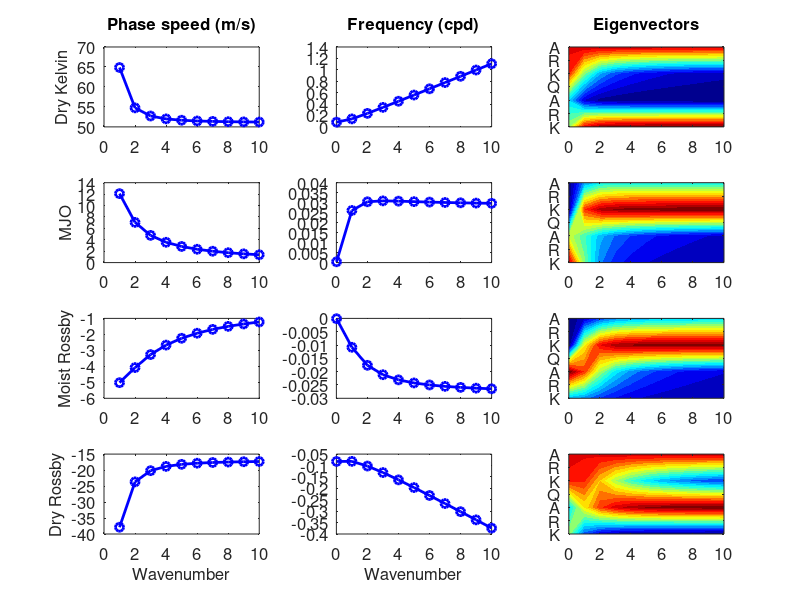

Here is the MATLAB script that generated this plot:
% Computing the eigenvalues and eigenvectors of the linearized skeleton model

% The original MJO Skeleton model had a time unit be 34 days.
% Rescale the time unit to make one unit be 2 months, consistent with the
% ENSO model

%%%%%%%%%%%%%%%%%%%%%%%%%%%%%%%%%%%%%%%%%%%%%%%%%%%%%%%%%%%%%%%%%%%%%%%%%%
%%%%%%%%%%%%%%%%%%%%%%%% Defining the parameters %%%%%%%%%%%%%%%%%%%%%%%%%
%%%%%%%%%%%%%%%%%%%%%%%%%%%%%%%%%%%%%%%%%%%%%%%%%%%%%%%%%%%%%%%%%%%%%%%%%%

% Skeleton model, parameters can be found in Thual et al JAS paper
% Whenever a parameter appears on the right-hand side of the governing
Q_tilde = 0.9; % Q_bar parameter in the paper. I try to avoid using bar for parameters since bar indicates the mean state
Gamma = 4980/17; % Capital Gamma parameter
epsilon = 0.0; % coefficient of the additional damping, which should be small
d_bar = 1; % additional damping if needed
H_bar = 660/17; % H_bar parameter
A_bar = .1; % the mean state of variable A
L = 8/3; % non-dimensional form of the total length of the equatorial band
dim_t = 60; % unit of time, which is 2 months
Eig_Store = zeros(4,11); % the four eigenvalues for the first 11 wavenumbers
Ev1 = zeros(4,11); % amplitude of the first component of the eigenvalue 
Ev2 = zeros(4,11); % amplitude of the second component of the eigenvalue 
Ev3 = zeros(4,11); % amplitude of the third component of the eigenvalue 
Ev4 = zeros(4,11); % amplitude of the fourth component of the eigenvalue 
eg_K_MJO = zeros(1,3); % the Kelvin wave component of the eigenvector of the MJO
eg_R_MJO = zeros(1,3); % the Rossby wave component of the eigenvector of the MJO
eg_Q_MJO = zeros(1,3); % the moisture component of the eigenvector of the MJO
eg_A_MJO = zeros(1,3); % the convective activity component of the eigenvector of the MJO
eg_K_Rossby = zeros(1,3); % the Kelvin wave component of the eigenvector of the moisture Rossby wave 
eg_R_Rossby = zeros(1,3); % the Rossby wave component of the eigenvector of the moisture Rossby wave 
eg_Q_Rossby = zeros(1,3); % the moisture component of the eigenvector of the moisture Rossby wave 
eg_A_Rossby = zeros(1,3); % the convective activity component of the eigenvector of the moisture Rossby wave 

%%%%%%%%%%%%%%%%%%%%%%%%%%%%%%%%%%%%%%%%%%%%%%%%%%%%%%%%%%%%%%%%%%%%%%%%%%
%%%%%%%%%%%%%%%%%%%% Solving the eigenvalue problem %%%%%%%%%%%%%%%%%%%%%%
%%%%%%%%%%%%%%%%%%%%%%%%%%%%%%%%%%%%%%%%%%%%%%%%%%%%%%%%%%%%%%%%%%%%%%%%%%

for kk = 0:10
    if kk == 0
        kk = 0.01; % to prevent 0 appearing in the denominator
    end
    % matrix of the linear equation (the part generating oscillation
    % patterns)
    M_Omega = [30/17, 0, 0, 0;
        0, -10/17, 0, 0;        
        Q_tilde * 30/17, -Q_tilde*10/17, 0, 0;
        0, 0, 0, 0];
    % matrix of the linear equation (the part mostly for the damping)
    M_D = [-epsilon * d_bar * 30/17, 0, 0, -H_bar/2;
        0, -epsilon * d_bar * 30/17, 0, -H_bar/3;        
        0, 0, -epsilon * d_bar * 30/17, (-1+Q_tilde/6) * H_bar;
        0, 0, Gamma * A_bar, 0];
    % overall matrix
    M = M_Omega * 1i * 20 *kk/L*pi - M_D;
    % solving the eigenvalue problem
    [VecEig, Lambda] = eig(M);
    if kk == 0.01
        kk = 0;
    end
    % ranking the eigenvalues: from large positive to large negative values
    % MJO and Kelvin wave go eastward
    % Kelvin wave is dry and has a larger speed. So MJO ranks 2.
    % Moisture Rossby wave and (dry) Rossby wave go westward
    % Dry Rossby wave has a larger speed. So Moisture Rossby wave ranks 3.
    [sorting, ranking] = sort(diag(imag(Lambda)),'descend');
    Eig_Store(:,kk+1) = sorting;
    Ev1(:,kk+1) = sqrt((real(VecEig(:,ranking(1)))).^2 + (imag(VecEig(:,ranking(1)))).^2);
    Ev2(:,kk+1) = sqrt((real(VecEig(:,ranking(2)))).^2 + (imag(VecEig(:,ranking(2)))).^2);
    Ev3(:,kk+1) = sqrt((real(VecEig(:,ranking(3)))).^2 + (imag(VecEig(:,ranking(3)))).^2);
    Ev4(:,kk+1) = sqrt((real(VecEig(:,ranking(4)))).^2 + (imag(VecEig(:,ranking(4)))).^2);
    if kk >=1 && kk<=3
        eg_K_MJO(kk) = VecEig(1,ranking(2));
        eg_R_MJO(kk) = VecEig(2,ranking(2));
        eg_Q_MJO(kk) = VecEig(3,ranking(2));
        eg_A_MJO(kk) = VecEig(4,ranking(2));
        eg_K_Rossby(kk) = VecEig(1,ranking(3));
        eg_R_Rossby(kk) = VecEig(2,ranking(3));
        eg_Q_Rossby(kk) = VecEig(3,ranking(3));
        eg_A_Rossby(kk) = VecEig(4,ranking(3));
    end
end


%%%%%%%%%%%%%%%%%%%%%%%%%%%%%%%%%%%%%%%%%%%%%%%%%%%%%%%%%%%%%%%%%%%%%%%%%%
%%%%%%%%%%%%%%%%%%%%%%% Display the eigen modes %%%%%%%%%%%%%%%%%%%%%%%%%%
%%%%%%%%%%%%%%%%%%%%%%%%%%%%%%%%%%%%%%%%%%%%%%%%%%%%%%%%%%%%%%%%%%%%%%%%%%
[xx,yy] = meshgrid(0:10,1:4);
figure
KK = [0.01,1:10];
KK1 = [1:10];
for i = 1:4
    % frequency (CPD: Cycle per day)
    subplot(4,3,3*i-1)
    plot(KK, Eig_Store(i,:)/2/pi/dim_t ,'bo-','linewidth',2);    
    set(gca,'fontsize',12)
    if i == 1
        title('Frequency (cpd)','fontsize',12)
    end
    if i == 4
        xlabel('Wavenumber','fontsize',12);
    end
    % phase speed (m/s)
    subplot(4,3,3*i-2);
    plot(KK1, Eig_Store(i,2:end)/pi/dim_t*6250/27./KK1,'bo-','linewidth',2);
    set(gca,'fontsize',12)
    if i == 1
        ylabel('Dry Kelvin','fontsize',12);
    elseif i == 2
        ylabel('MJO','fontsize',12);
    elseif i == 3
        ylabel('Moist Rossby','fontsize',12);
    elseif i == 4
        ylabel('Dry Rossby','fontsize',12);
    end
    if i == 1
        title('Phase speed (m/s)','fontsize',12)        
    end
    if i == 4
        xlabel('Wavenumber','fontsize',12);
    end
end
% For each characteristic variable (e.g., eigenmode), the corresponding
% component of the original variables in the system. This is the eigenvector.
subplot(4,3,3);
amp = sqrt(real(Ev1).^2 + imag(Ev1).^2);
temp = amp(3,:);
amp(3,:) = amp(4,:);
amp(4,:) = temp;
contourf(xx,yy,amp,20,'linestyle','none');
set(gca,'fontsize',12)
set(gca,'YTickLabel',{'K','R','A','Q'})
title('Eigenvectors','fontsize',12)
subplot(4,3,6);
amp = sqrt(real(Ev2).^2 + imag(Ev2).^2);
temp = amp(3,:);
amp(3,:) = amp(4,:);
amp(4,:) = temp;
contourf(xx,yy,amp,20,'linestyle','none');
set(gca,'fontsize',12)
set(gca,'YTickLabel',{'K','R','A','Q'})
subplot(4,3,9);
amp = sqrt(real(Ev3).^2 + imag(Ev3).^2);
temp = amp(3,:);
amp(3,:) = amp(4,:);
amp(4,:) = temp;
contourf(xx,yy,amp,20,'linestyle','none');
set(gca,'fontsize',12)
set(gca,'YTickLabel',{'K','R','A','Q'})
subplot(4,3,12);
amp = sqrt(real(Ev4).^2 + imag(Ev4).^2);
temp = amp(3,:);
amp(3,:) = amp(4,:);
amp(4,:) = temp;
contourf(xx,yy,amp,20,'linestyle','none');
set(gca,'fontsize',12)
set(gca,'YTickLabel',{'K','R','A','Q'})
colormap jet
